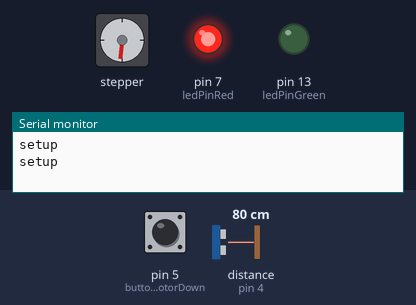
Recording of a sketch running on a simulated Arduino Uno, built with avr-gcc and run on an emulated ATmega328P. Parts: stepper motor, output pins drawn as LEDs (lit = HIGH), the last lines printed to the serial monitor. The test bench sets the inputs (shaded band); at power-on: pin 5 (buttonMotorDown) LOW, distance to the obstacle (sensor on pin 4) 80 cm. The echo pulse lasts 58.3 µs per cm; stepper angles assume 180 steps per turn; pins used as bus, display or sensor lines are not drawn.

Above: at 3.2 s.
3.3 s: pin 5 (buttonMotorDown) pulled HIGH for 1.45 s
At 3.7 s:
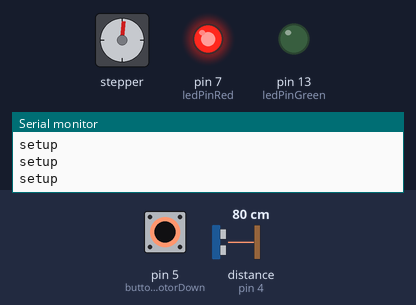
At 5.9 s:
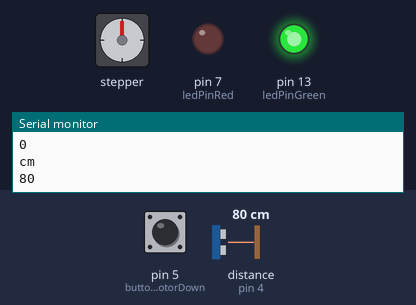
6.8 s: distance to the obstacle (sensor on pin 4) set to 46 cm
9.0 s: distance to the obstacle (sensor on pin 4) set to 39 cm
At 11.31 s:
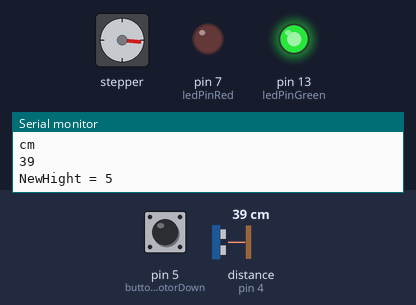
13.5 s: distance to the obstacle (sensor on pin 4) set to 2 cm
18.0 s: distance to the obstacle (sensor on pin 4) set to 18 cm
22.5 s: distance to the obstacle (sensor on pin 4) set to 4 cm
At 23.3 s:
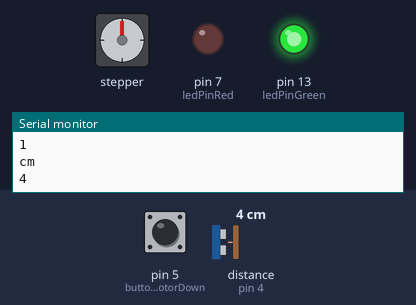
Timing chart, 0 to 25.2 s (numbered marks = the images above; inputs shaded):
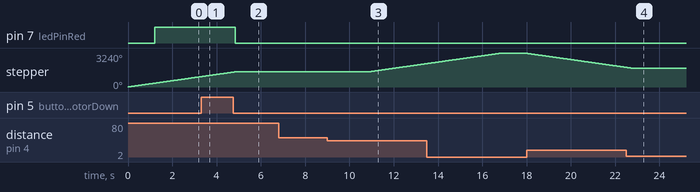

Measured:
- the behaviour switches between 44 and 43 cm on distance to the obstacle (sensor on pin 4) (found by bisection; images 2 and 3)
- after the input at 3.3 s, pin 7 (ledPinRed): HIGH → LOW after 1.5 s; pin 13 (ledPinGreen): LOW → HIGH after 1.5 s; stepper: goes on until 4.8 s, then stays 1440°
- after the input at 9.0 s, stepper: keeps turning clockwise at about 300°/s, starting after 1.9 s
- after the input at 22.5 s, stepper: goes on until 22.7 s, then stays 1800°

The sketch:

cupholder_new_everything_works.ino
```cpp
#include <Stepper.h>


/*
 *  stepsPerRevolution geeft aan hoeveel stapjes de microcontroller moet doen om 1
 *  keer rond te draaien.
 */
const int stepsPerRevolution = 180;
const int trigPin = 2;
const int echoPin = 4;
int OldHight;
int NewHight;
const int sensorMin = 0;
const int sensorMax = 35;


  // setup button to go down
const int buttonMotorDown = 5;
int buttonState = 0; // variable for reading the puschbutton status
const int ledPinGreen =  13;      // the number of the green LED pin
const int ledPinRed = 7; // the number of the red LED pin

  // setup motor
Stepper myStepper(stepsPerRevolution, 8, 10, 9, 11);

void setup() {
  // basic setup
  myStepper.setSpeed(50);
  Serial.begin(9600);

  //Setup button to let the cup go down at the start of each session.
  pinMode(buttonMotorDown, INPUT);
  pinMode(ledPinGreen, OUTPUT);
  pinMode(ledPinRed, OUTPUT);


  //TO DO bring the cup down till the bottom is pressed.
    while (buttonState == LOW){
    buttonState = digitalRead(buttonMotorDown);  //read buttonstate
    myStepper.step(stepsPerRevolution);
    Serial.println("setup");
    digitalWrite(ledPinRed, HIGH);

    if (buttonState == HIGH){
      digitalWrite(ledPinRed, LOW);
      digitalWrite(ledPinGreen, HIGH);
      Serial.println("startProgram");
      break;
      }
     }


  OldHight == 1;

}

void loop() {
      // pinModes and setup sonar
long duration, cm;
pinMode(trigPin, OUTPUT);
digitalWrite(trigPin, LOW);
delayMicroseconds(10);
digitalWrite(trigPin, HIGH);
delayMicroseconds(10);
digitalWrite(trigPin, LOW);
pinMode(echoPin, INPUT);
duration = pulseIn(echoPin, HIGH);
cm = microsecondsToCentimeters(duration);
int range = map(cm, sensorMin, sensorMax, 0, 4); //set ranges for the sonar

  // print in serial monitor for verification.
Serial.println("new!!!!!!!!!");
Serial.println("OH");
Serial.println(OldHight);
Serial.println("cm");
Serial.println(cm);

delay(1000); //why is this delay here?

// set the values of the new hight.
switch (range){
  case 0: // close to the sonar
    NewHight =1;
    Serial.println ("NewHight = 1");
    break;
  case 1: // bit further to the sonar
    NewHight =2;
    Serial.println ("NewHight = 2");
    break;
  case 2: // further to the sonar
    NewHight = 3;
    Serial.println ("NewHight = 3");
    break;
  case 3: // even further to the sonar
    NewHight = 4;
    Serial.println ("NewHight = 4");
    break;
  case 4: // to far to the sonar
    NewHight = 5;
    Serial.println ("NewHight = 5");
    break;
  }

 // let stepper move, new- old is the amount of steps to take.
  myStepper.step(stepsPerRevolution*(NewHight-OldHight));
  OldHight = NewHight; //new hight turns into old hight


}

long microsecondsToCentimeters(long microseconds)

{return microseconds / 29 / 2;}
```
